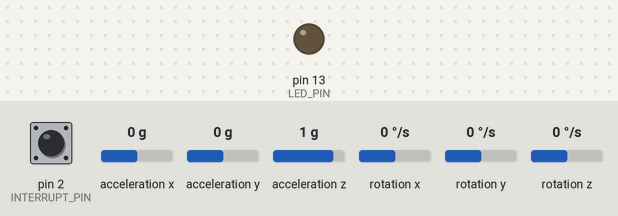
Simulated run of this sketch. Board: Arduino Uno, built with avr-gcc and run on an emulated ATmega328P. Parts: output pins drawn as LEDs (lit = HIGH). Dashed ring = blinking. The test bench sets the inputs (shaded band); at power-on: pin 2 (INTERRUPT_PIN) LOW, acceleration x 0 g, acceleration y 0 g, acceleration z 1 g, rotation x 0 °/s, rotation y 0 °/s, rotation z 0 °/s. The ROS host is connected and sends only what is stated; the sensor or clock chip raises its interrupt line as the real part does.

Above: at 0.1 s.
At 0.66 s:
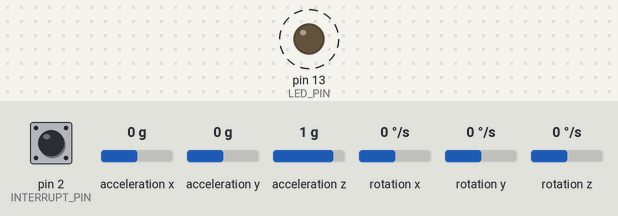
Timing chart, 0 to 3.5 s (numbered marks = the images above):
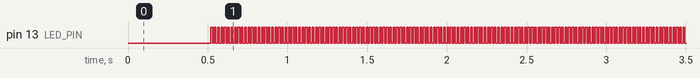

The sketch:

TennsyMPU6050roslibIMUmsgVER2.ino
```cpp
#include "I2Cdev.h"
#include "MPU6050_6Axis_MotionApps20.h"
#if I2CDEV_IMPLEMENTATION == I2CDEV_BUILTIN_FASTWIRE
    #include "Wire.h"
#endif

//ROS declarations
#include <ros.h>
#include <ros/time.h>
#include <sensor_msgs/Imu.h>

#define INTERRUPT_PIN 2
#define LED_PIN 13

#define ACC_FACTOR 1 / 16384
#define GYRO_FACTOR  1 / 131
#define G_FACTOR 9.81
#define DEG_TO_RAD 0.017453292519943295769236907684886

/********************************************************************************************************
* Copyright (C) Antonio Mauro Galiano
* Unauthorized copying of this file, via any medium is strictly prohibited
* Proprietary and confidential
* Written by Dr. Eng. Antonio Mauro Galiano <antoniomauro.galiano@gmail.com>
* February 2021
*
* This version of the firmware works with the inertial sensor MPU6050
* It uses fifo buffer and normal methods to extrapolate orientation, acceleration and velocity
*
* PINOUT:
*         MPU6050       TEENSY LC
*         Vcc           3v3
*         GND           GND
*         SCL           19
*         SDA           18
*         AD0           GND
*         INT           2
*
* Changelog:
*
*********************************************************************************************************/

ros::NodeHandle nh;

sensor_msgs::Imu imu_msg;
ros::Publisher imu_pub("imu/data_raw_6050", &imu_msg);

uint32_t seq;
MPU6050 accelgyro;

// MPU control/status vars
bool dmpReady = false; // set true if DMP init was successful
uint8_t mpuIntStatus; // holds actual interrupt status byte from MPU
uint8_t dmpDevStatus; // return status after each device operation (0 = success, !0 = error)
uint16_t packetSize; // expected DMP packet size (default is 42 bytes)
uint16_t fifoCount; // count of all bytes currently in FIFO
uint8_t fifoBuffer[64]; // FIFO storage buffer

// orientation/motion vars
int16_t w, x, y, z;

int16_t get_ax, get_ay, get_az, get_gx, get_gy, get_gz;

uint8_t TeensyIntPin = 2;
bool blinkState = false;

//DMP interrupt detection
volatile bool mpuInterrupt = false; // indicates whether MPU interrupt pin has gone high
void dmpDataReady()
{
  mpuInterrupt = true;
}

// ================================================================
// ===                      INITIAL SETUP                       ===
// ================================================================
void setup()
{
  // join I2C bus (I2Cdev library doesn't do this automatically)
  #if I2CDEV_IMPLEMENTATION == I2CDEV_ARDUINO_WIRE
      Wire.begin();
      TWBR = 24; // 400kHz I2C clock (200kHz if CPU is 8MHz)
  #elif I2CDEV_IMPLEMENTATION == I2CDEV_BUILTIN_FASTWIRE
      Fastwire::setup(400, true);
  #endif

  //ROS init and messages
  nh.getHardware()->setBaud(500000);
  nh.initNode();
  nh.advertise(imu_pub);

  while (!nh.connected())
  {
    nh.spinOnce();
  }

  // initialize device
  nh.loginfo("[low level imu] Initializing IMU MPU6050 device...");
  accelgyro.initialize();
  nh.loginfo(accelgyro.testConnection() ? "[low level imu] MPU6050 connection successful" : "[low level imu] MPU6050 connection failed");
  nh.loginfo("[low level imu] Initializing DMP...");
  dmpDevStatus = accelgyro.dmpInitialize();

  // supply your own gyro offsets here, scaled for min sensitivity
  accelgyro.setXAccelOffset(599);
  accelgyro.setYAccelOffset(-671);
  accelgyro.setZAccelOffset(1153);
  accelgyro.setXGyroOffset(61);
  accelgyro.setYGyroOffset(-43);
  accelgyro.setZGyroOffset(22);

  //check the DMP status
  if (dmpDevStatus == 0)
  {
    // turn on the DMP, now that it's ready
    nh.loginfo("[low level imu] Enabling DMP...");
    accelgyro.setDMPEnabled(true);

    // enable Arduino interrupt detection
    pinMode(INTERRUPT_PIN, INPUT);
    attachInterrupt(digitalPinToInterrupt(INTERRUPT_PIN), dmpDataReady, RISING);
    mpuIntStatus = accelgyro.getIntStatus();

    // set our DMP Ready flag so the main loop() function knows it's okay to use it
    dmpReady = true;

    // get expected DMP packet size for later comparison
    packetSize = accelgyro.dmpGetFIFOPacketSize();

  }
  else
    nh.loginfo("[low level imu] DMP Init failed");

  // configure LED for output
  pinMode(LED_PIN, OUTPUT);

  nh.loginfo("[low level imu] MPU6050 configuration done");

  //message sequence
  seq = 0;
}

void loop()
{
  // if programming failed, don't try to do anything
  if (!dmpReady) return;

  // wait for MPU interrupt or extra packet(s) available
  while (!mpuInterrupt && fifoCount < packetSize);

  // reset interrupt flag and get INT_STATUS byte
  mpuInterrupt = false;
  mpuIntStatus = accelgyro.getIntStatus();

  // get current FIFO count
  fifoCount = accelgyro.getFIFOCount();

  // check for overflow (this should never happen unless our code is too inefficient)
  if ((mpuIntStatus & 0x10) || fifoCount == 1024)
  {
    // reset so we can continue cleanly
    accelgyro.resetFIFO();
    nh.loginfo("[low level imu] FIFO overflow!");

  // otherwise, check for DMP data ready interrupt (this should happen frequently)
  }
  else if (mpuIntStatus & 0x02)
  {
    // wait for correct available data length, should be a VERY short wait
    while (fifoCount < packetSize) fifoCount = accelgyro.getFIFOCount();

    // read a packet from FIFO
    accelgyro.getFIFOBytes(fifoBuffer, packetSize);

    accelgyro.getAcceleration(&get_ax, &get_ay, &get_az);
    accelgyro.getRotation(&get_gx, &get_gy, &get_gz);

    fifoCount -= packetSize;

    imu_msg.header.stamp = nh.now();
    imu_msg.header.frame_id = "base_link";
    imu_msg.header.seq = seq;

//    w = (((0xff &(char)fifoBuffer[0]) << 8) | (0xff &(char)fifoBuffer[1]));
//    x = (((0xff &(char)fifoBuffer[4]) << 8) | (0xff &(char)fifoBuffer[5]));
//    y = (((0xff &(char)fifoBuffer[8]) << 8) | (0xff &(char)fifoBuffer[9]));
//    z = (((0xff &(char)fifoBuffer[12]) << 8) | (0xff &(char)fifoBuffer[13]));
//
//    imu_msg.orientation.w = w/16384.0;
//    imu_msg.orientation.x = x/16384.0;
//    imu_msg.orientation.y = y/16384.0;
//    imu_msg.orientation.z = z/16384.0;

    //Acceleration values
    imu_msg.linear_acceleration.x = get_ax * (double) ACC_FACTOR * G_FACTOR;
    imu_msg.linear_acceleration.y = get_ay * (double) ACC_FACTOR * G_FACTOR;
    imu_msg.linear_acceleration.z = get_az * (double) ACC_FACTOR * G_FACTOR;

    //Velocity values
    imu_msg.angular_velocity.x = get_gx * (double) GYRO_FACTOR * DEG_TO_RAD;// rad / sec
    imu_msg.angular_velocity.y = get_gy * (double) GYRO_FACTOR * DEG_TO_RAD;
    imu_msg.angular_velocity.z = get_gz * (double) GYRO_FACTOR * DEG_TO_RAD;

    // Covariance
    imu_msg.linear_acceleration_covariance[0] = 0.0;
    imu_msg.linear_acceleration_covariance[4] = 0.0;
    imu_msg.linear_acceleration_covariance[8] = 0.0;

    imu_msg.angular_velocity_covariance[0] = 0.0;
    imu_msg.angular_velocity_covariance[4] = 0.0;
    imu_msg.angular_velocity_covariance[8] = 0.0;

    imu_msg.orientation_covariance[0] = 0.0;
    imu_msg.orientation_covariance[4] = 0.0;
    imu_msg.orientation_covariance[8] = 0.0;

    blinkState = !blinkState;
    digitalWrite(LED_PIN, blinkState);
  }
  imu_pub.publish( &imu_msg );
  seq++;
  nh.spinOnce();
}
```

Measured:
- by itself, pin 13 (LED_PIN): alternates HIGH for 0.01 s and LOW for 0.01 s
